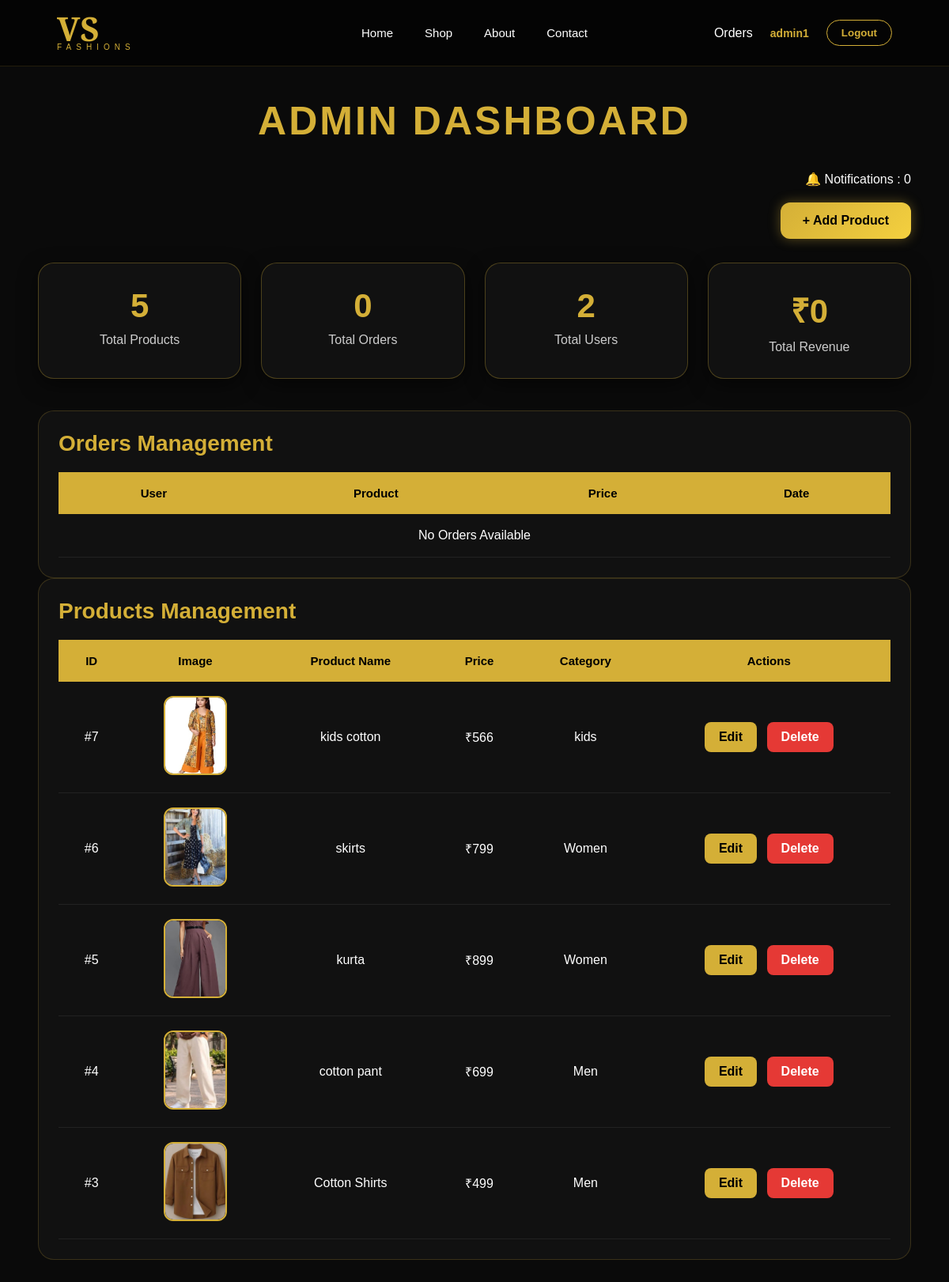
Before: /dashboard/ (signed in) with the older database file.
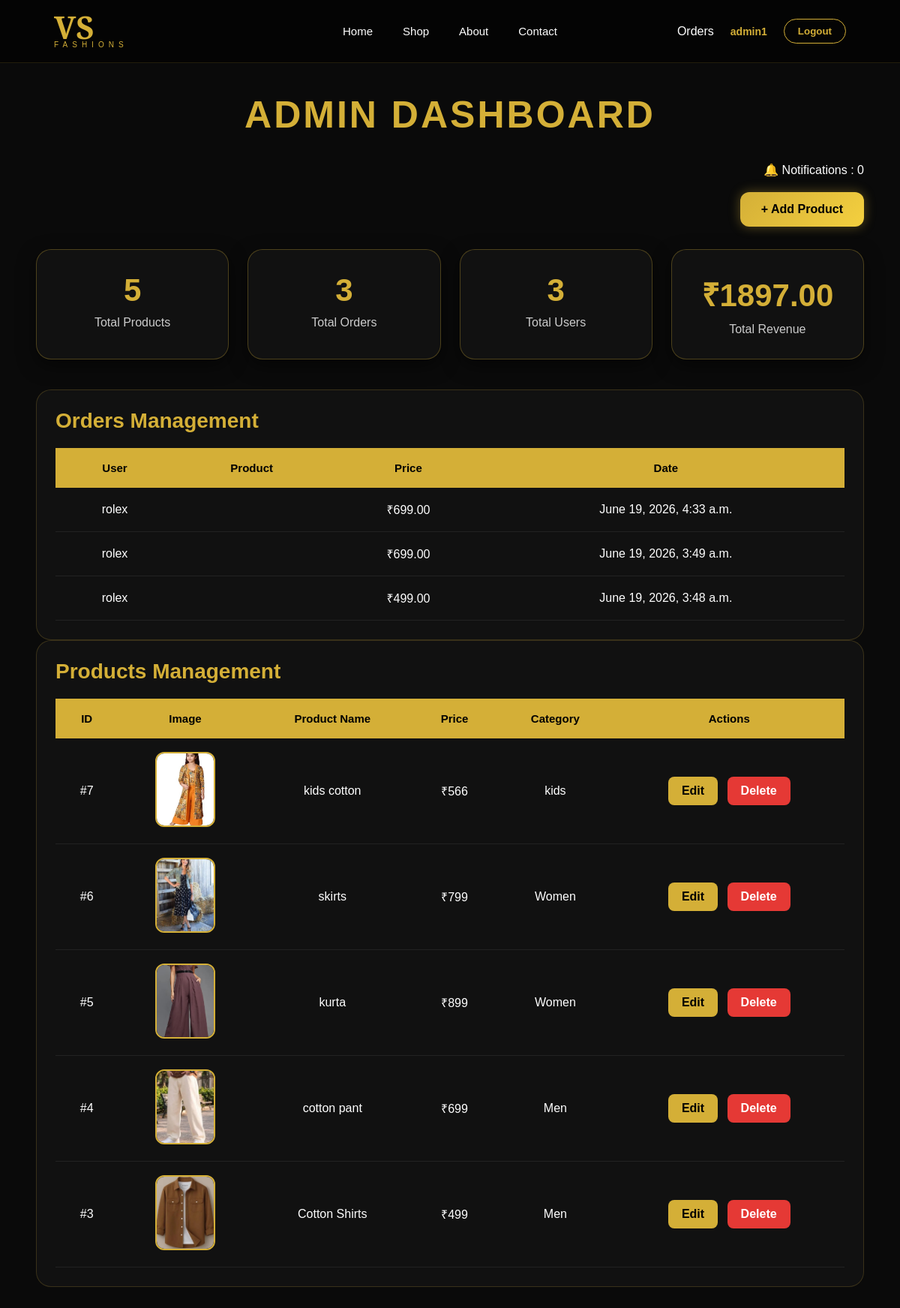
After: the same page with the newer database file.
### Vs/models.py (models this page shows, shortened)
class Product(models.Model):
    CATEGORY_CHOICES = (
        ('Men', 'Men'),
        ('Women', 'Women'),
        ('New Arrivals', 'New Arrivals'),
        (
          'kids', 'kids'
        )
    )
    name = models.CharField(max_length=200)
    price = models.IntegerField()
    image = models.ImageField(upload_to='products/')
    description = models.TextField()
    category = models.CharField(
        max_length=50,
        choices=CATEGORY_CHOICES,
        default='Men'
    )

class Order(models.Model):
    user = models.ForeignKey(
        User,
        on_delete=models.CASCADE
    )
    product_name = models.CharField(
        max_length=200,
        default=""
    )
    full_name = models.CharField(
        max_length=100,
        default=""
    )
    phone = models.CharField(
        max_length=15,
        default=""
    )
    email = models.EmailField(
        blank=True,
        default=""
    )
    address = models.TextField(
        default=""
    )
    total_amount = models.DecimalField(
        max_digits=10,
        decimal_places=2,
        default=0
    )
    created_at = models.DateTimeField(
        auto_now_add=True
    )

### Vs/views.py (the view)
# urls.py: path('dashboard/',views.dashboard,name='dashboard'),
@staff_member_required
def dashboard(request):
    total_products = Product.objects.count()
    total_orders = Order.objects.count()
    total_users = User.objects.count()
    products = Product.objects.all().order_by('-id')
    orders = Order.objects.all().order_by('-id')
    total_revenue = 0
    notifications = Notification.objects.filter(
        is_read=False
    ).count()
    for order in orders:
        total_revenue += order.total_amount
    return render(request, "dashboard.html", {
        "total_products": total_products,
        "total_orders": total_orders,
        "total_users": total_users,
        "total_revenue": total_revenue,
        "products": products,
        "orders": orders,
        "notification": notifications
    })

### Vs/templates/dashboard.html (shortened to what this page needs)
{% extends 'base.html' %}
{% load static %}
{% block extra_css %}
<link rel="stylesheet" href="{% static 'css/dashboard.css' %}">
{% endblock %}
{% block content %}
<div class="dashboard">
<h1>ADMIN DASHBOARD</h1>
<div style="text-align:right;margin-bottom:20px;">
    🔔 Notifications : {{ notification }}
</div>
<div class="top-bar">
<a href="{% url 'add_product' %}" class="add-btn">
+ Add Product
</a>
</div>
<div class="cards">
<div class="card">
<h2>{{ total_products }}</h2>
<p>Total Products</p>
</div>
<div class="card">
<h2>{{ total_orders }}</h2>
<p>Total Orders</p>
</div>
<div class="card">
<h2>{{ total_users }}</h2>
<p>Total Users</p>
</div>
<div class="card">
<h2>₹{{ total_revenue }}</h2>
<p>Total Revenue</p>
</div>
</div>
<div class="products-section">
<div class="section-header">
<h2>Orders Management</h2>
</div>
<table class="product-table">
<thead>
<tr>
<th>User</th>
<th>Product</th>
<th>Price</th>
<th>Date</th>
</tr>
</thead>
<tbody>
{% for order in orders %}
<tr>
<td>
{{ order.user.username }}
</td>
<td>
</td>
<td>
₹{{ order.total_amount }}
</td>
<td>
{{ order.created_at }}
</td>
</tr>
{% empty %}
<tr>
<td colspan="4">
No Orders Available
</td>
</tr>
{% endfor %}
</tbody>
</table>
</div>
<div class="products-section">
<div class="section-header">
<h2>Products Management</h2>
</div>
<table class="product-table">
<thead>
<tr>
<th>ID</th>
<th>Image</th>
<th>Product Name</th>
<th>Price</th>
<th>Category</th>
<th>Actions</th>
</tr>
</thead>
<tbody>
{% for product in products %}
<tr>
<td>#{{ product.id }}</td>
<td>
{% if product.image %}
<img src="{{ product.image.url }}" class="product-img">
{% else %}
No Image
{% endif %}
</td>
<td>
{{ product.name }}
</td>
<td>
₹{{ product.price }}
</td>
<td>
{{ product.category }}
</td>
<td>
<a href="{% url 'edit_product' product.id %}" class="edit-btn">
Edit
</a>
<a href="{% url 'delete_product' product.id %}"
class="delete-btn"
onclick="return confirm('Are you sure you want to delete this product?')">
Delete
</a>
</td>
</tr>
{% empty %}
<tr>
<td colspan="6">
No Products Available
</td>
</tr>
{% endfor %}
</tbody>
</table>
</div>
</div>
{% endblock %}

### Vs/templates/base.html (shortened to what this page needs)
{% load static %}
<!DOCTYPE html>
<html lang="en">
<head>
    <link rel="stylesheet" href="{% static 'css/base.css' %}">
    {% block extra_css %}{% endblock %}
</head>
<body>
<header>
    <div class="logo">
        <a href="/home/">
            <h1>VS</h1>
            <span>FASHIONS</span>
        </a>
    </div>
    <nav>
        <a href="/">Home</a>
        <div class="dropdown">
            <a href="/shop/">Shop</a>
        </div>
        <a href="/about/">About</a>
        <a href="/contact/">Contact</a>
    </nav>
    <div class="right-menu">
        <a href="/orders/">Orders</a>
        {% if user.is_authenticated %}
            <span class="username">{{ user.username }}</span>
            <a href="{% url 'logout' %}">
                <button class="premium-btn">Logout</button>
            </a>
        {% else %}
            <a href="{% url 'login' %}">
                <button class="premium-btn">Login</button>
            </a>
        {% endif %}
    </div>
</header>
<main>
    {% block content %}{% endblock %}
</main>
</body>
</html>

### Vs/static/css/base.css (style rules this page uses)
* { margin:0; padding:0; box-sizing:border-box; }
body { background: radial-gradient(circle at top right,#201605,transparent 35%), #050505; color:white; font-family:'Montserrat',sans-serif; min-height:100vh; }
header { position:sticky; top:0; z-index:1000; display:flex; align-items:center; justify-content:space-between; padding:18px 6%; background:rgba(5,5,5,.92); backdrop-filter:blur(20px); border-bottom:1px solid rgba(212,175,55,.15); position:relative; }
.logo h1 { font-family:'Cormorant Garamond',serif; font-size:42px; color:#d4af37; line-height:36px; }
.logo span { color:#d4af37; font-size:10px; letter-spacing:6px; display:block; }
.logo a { text-decoration:none; }
nav { position:absolute; left:50%; transform:translateX(-50%); display:flex; align-items:center; gap:40px; }
nav a { color:white; text-decoration:none; font-size:15px; font-weight:500; transition:.3s; position:relative; }
nav a::after { content:''; position:absolute; left:0; bottom:-5px; width:0%; height:2px; background:#d4af37; transition:.3s; }
.dropdown { position:relative; }
.right-menu { display:flex; align-items:center; gap:22px; }
.right-menu a { text-decoration:none; color:white; transition:.3s; }
.username { color:#d4af37; font-weight:600; font-size:14px; white-space:nowrap; }
.premium-btn { background:transparent; color:#d4af37; border:1px solid #d4af37; padding:8px 18px; border-radius:25px; font-weight:600; cursor:pointer; transition:.3s; }
main { width:100%; }

### Vs/static/css/dashboard.css (style rules this page uses)
body { background:#0a0a0a; color:#fff; font-family:'Poppins',sans-serif; }
.dashboard { width:92%; margin:auto; padding:40px 0; }
.dashboard h1 { text-align:center; color:#d4af37; font-size:50px; font-weight:700; letter-spacing:3px; margin-bottom:35px; text-transform:uppercase; }
.top-bar { display:flex; justify-content:flex-end; margin-bottom:30px; }
.add-btn { background:linear-gradient(135deg,#d4af37,#f4d03f); color:#000; text-decoration:none; padding:14px 28px; border-radius:12px; font-weight:700; transition:0.3s; box-shadow:0 0 15px rgba(212,175,55,0.4); }
.cards { display:grid; grid-template-columns:repeat(auto-fit,minmax(220px,1fr)); gap:25px; margin-bottom:40px; }
.card { background:#111; border:1px solid rgba(212,175,55,0.3); border-radius:20px; padding:30px; text-align:center; box-shadow:0 8px 25px rgba(0,0,0,0.5); transition:0.3s; }
.card h2 { color:#d4af37; font-size:42px; margin-bottom:10px; }
.card p { color:#ccc; font-size:16px; }
.products-section { background:#111; border-radius:20px; padding:25px; border:1px solid rgba(212,175,55,0.2); overflow:hidden; }
.section-header { margin-bottom:20px; }
.section-header h2 { color:#d4af37; font-size:28px; }
.product-table { width:100%; border-collapse:collapse; }
.product-table thead { background:#d4af37; }
.product-table th { color:#000; padding:18px; font-size:15px; font-weight:700; }
.product-table td { padding:18px; text-align:center; border-bottom:1px solid #222; }
.product-table tr { transition:0.3s; }
.product-img { width:80px; height:100px; object-fit:cover; border-radius:12px; border:2px solid #d4af37; }
.edit-btn { background:#d4af37; color:#000; text-decoration:none; padding:10px 18px; border-radius:8px; font-weight:600; margin-right:8px; display:inline-block; }
.delete-btn { background:#e53935; color:white; text-decoration:none; padding:10px 18px; border-radius:8px; font-weight:600; display:inline-block; }

Changed rows visible on the page:
added Order: user.username "rolex", total_amount "699.00", created_at "June 19, 2026, 4:33 a.m."
added Order: user.username "rolex", total_amount "699.00", created_at "June 19, 2026, 3:49 a.m."
added Order: user.username "rolex", total_amount "499.00", created_at "June 19, 2026, 3:48 a.m."
Other visible differences:
{{ total_orders }}: "0" → "3"
{{ total_users }}: "2" → "3"
{{ total_revenue }}: "0" → "1897.00"
text no longer shown: "No Orders Available"
